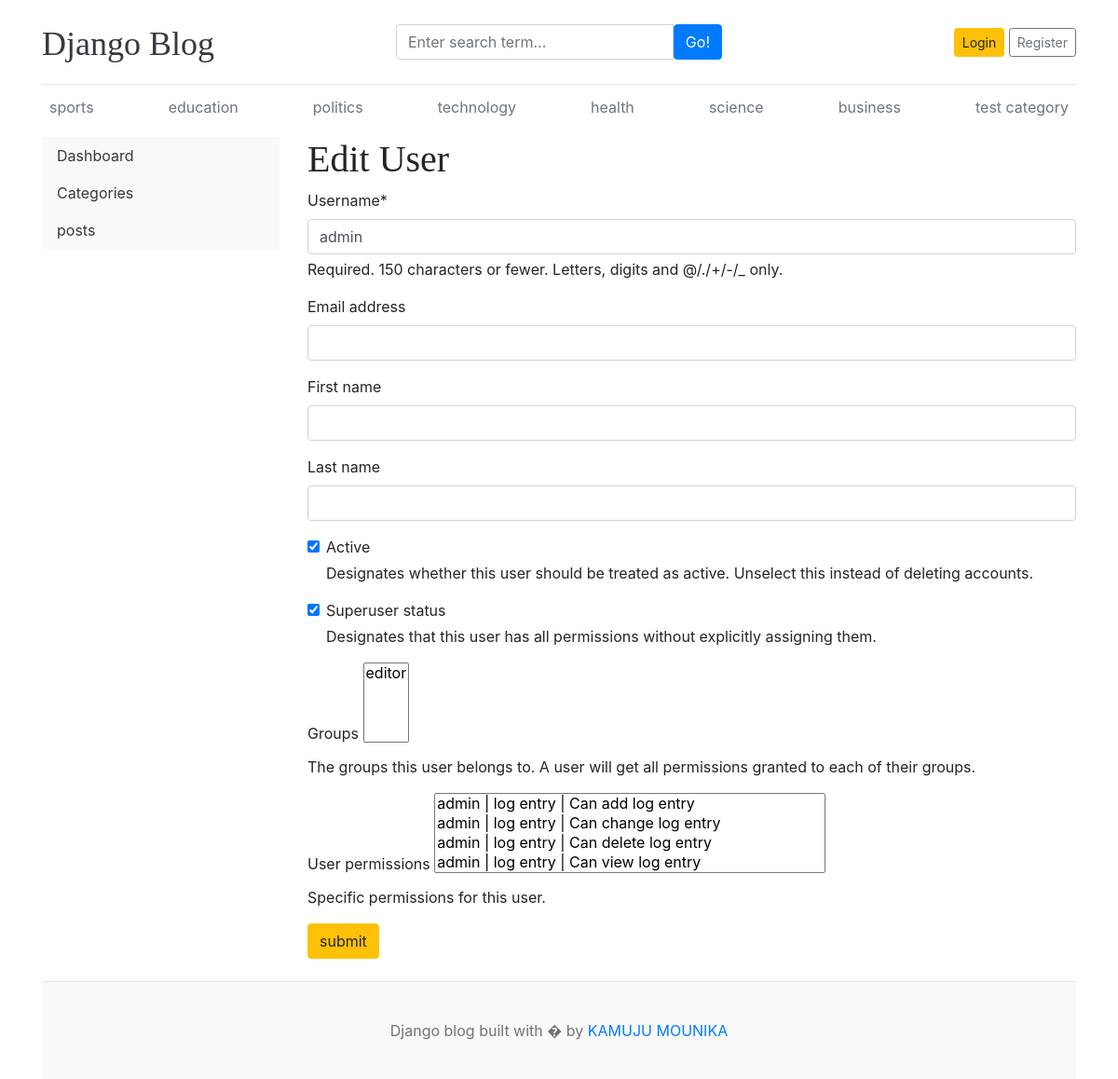
Page /dashboard/users/edit/1/ on the committed database.
### blog/models.py (models this page shows, shortened)
class Category(models.Model):
    category_name=models.CharField(max_length=50,unique=True)
    created_at=models.DateTimeField(auto_now_add=True)
    updated_at=models.DateTimeField(auto_now=True)
    class Meta:
        verbose_name_plural='categories'

### dashboards/views.py (the view)
# urls.py: path('users/edit/<int:pk>/',views.edit_user,name='edit_user'),
def edit_user(request,pk):
    user=get_object_or_404(User,pk=pk)
    if request.method=='POST':
        form=EditUserForm(request.POST,instance=user)
        if form.is_valid():
            form.save()
            return redirect('users')
    form=EditUserForm(instance=user)
    context={
        'form':form,
    }
    return render(request,'dashboard/edit_user.html',context)

### dashboards/forms.py
class EditUserForm(forms.ModelForm):
     class Meta:
          model=User
          fields=('username','email','first_name','last_name','is_active','is_superuser','groups','user_permissions')

### blog/context_processors.py (called while the page is built)
def get_categories(request):
    categories=Category.objects.all()
    return dict(categories=categories)

def get_social_links(request):
    social_links=SocialLink.objects.all()
    return dict(social_links=social_links)

### templates/dashboard/edit_user.html (shortened to what this page needs)
{% extends 'base.html' %}
{% block content %}
{% load crispy_forms_tags %}
  <div class="row">
    {% include 'dashboard/sidebar.html' %}
    <div class="col-md-9">
      <h1>Edit User</h1>
      <form action="" method="POST" >
       {{ form | crispy}}
       <button type="submit" class="btn btn-warning">submit</button>
      </form>
      <br>
    </div>
  </div>
{% endblock %}

### templates/base.html (shortened to what this page needs)
{% load static %}
<!DOCTYPE html>
<html lang="en">
<head>
    <link href="https://getbootstrap.com/docs/4.0/dist/css/bootstrap.min.css" rel="stylesheet">
    <link href="{% static 'css/blog.css' %}" rel="stylesheet">
    <link rel="stylesheet" href="https://cdnjs.cloudflare.com/ajax/libs/font-awesome/4.7.0/css/font-awesome.min.css">
  </head>
<body>
    <div class="container">
      <header class="blog-header py-3">
        <div class="row flex-nowrap justify-content-between align-items-center">
          <div class="col-4 pt-1">
            <a class="blog-header-logo text-dark" href="/">Django Blog</a>
          </div>
          <div class="col-4">
             <form action="{% url 'search' %}" method="GET">
              <div class="input-group">
                <input class="form-control" type="text" name="keyword" value="{{keyword}}" placeholder="Enter search term..." aria-label="Enter search term..." aria-describedby="button-search" />
                <button type="submit" class="btn btn-primary" id="button-search" type="button">Go!</button>
            </div>
             </form>
          </div>
          <div class="col-4 d-flex justify-content-end align-items-center">
            {% if not user.is_authenticated %}
            <a class="btn btn-sm btn-warning" href="{% url 'login' %}">Login</a> &nbsp;
            <a class="btn btn-sm btn-outline-secondary" href="{% url 'register' %}">Register</a>
          </div>
            {% else %}
            <span><a href="{% url 'dashboard' %}">Dashboard</a></span>
            &emsp;
            <span><a href="{% url 'logout' %}">Logout</a></span>
            {% endif %}
        </div>
      </header>
      <div class="nav-scroller py-1 mb-2">
        <nav class="nav d-flex justify-content-between">
          {% for cat in categories %}
          <a class="p-2 text-muted" href="{% url 'posts_by_category' cat.id %}">{{cat.category_name}}</a>
          {% endfor %}
        </nav>
      </div>
{% block content %}
{% endblock  %}
<footer class="blog-footer">
    <p>Django blog built with � by <a href="#">KAMUJU MOUNIKA</a></p>
  </footer>
  </body>
  </html>

### project1/static/css/blog.css (style rules this page uses)
.blog-header { border-bottom: 1px solid #e5e5e5; }
.blog-header-logo { font-family: "Playfair Display", Georgia, "Times New Roman", serif; font-size: 2.25rem; }
h1, h2, h3, h4, h5, h6 { font-family: "Playfair Display", Georgia, "Times New Roman", serif; }
.blog-footer { padding: 2.5rem 0; color: #727272; text-align: center; background-color: #f9f9f9; border-top: .05rem solid #e5e5e5; }
.blog-footer p:last-child { margin-bottom: 0; }

### rows in the picture
Category: category_name "sports"
Category: category_name "education"
Category: category_name "politics"
Category: category_name "technology"
Category: category_name "health"
Category: category_name "science"
Category: category_name "business"
Category: category_name "test category"
